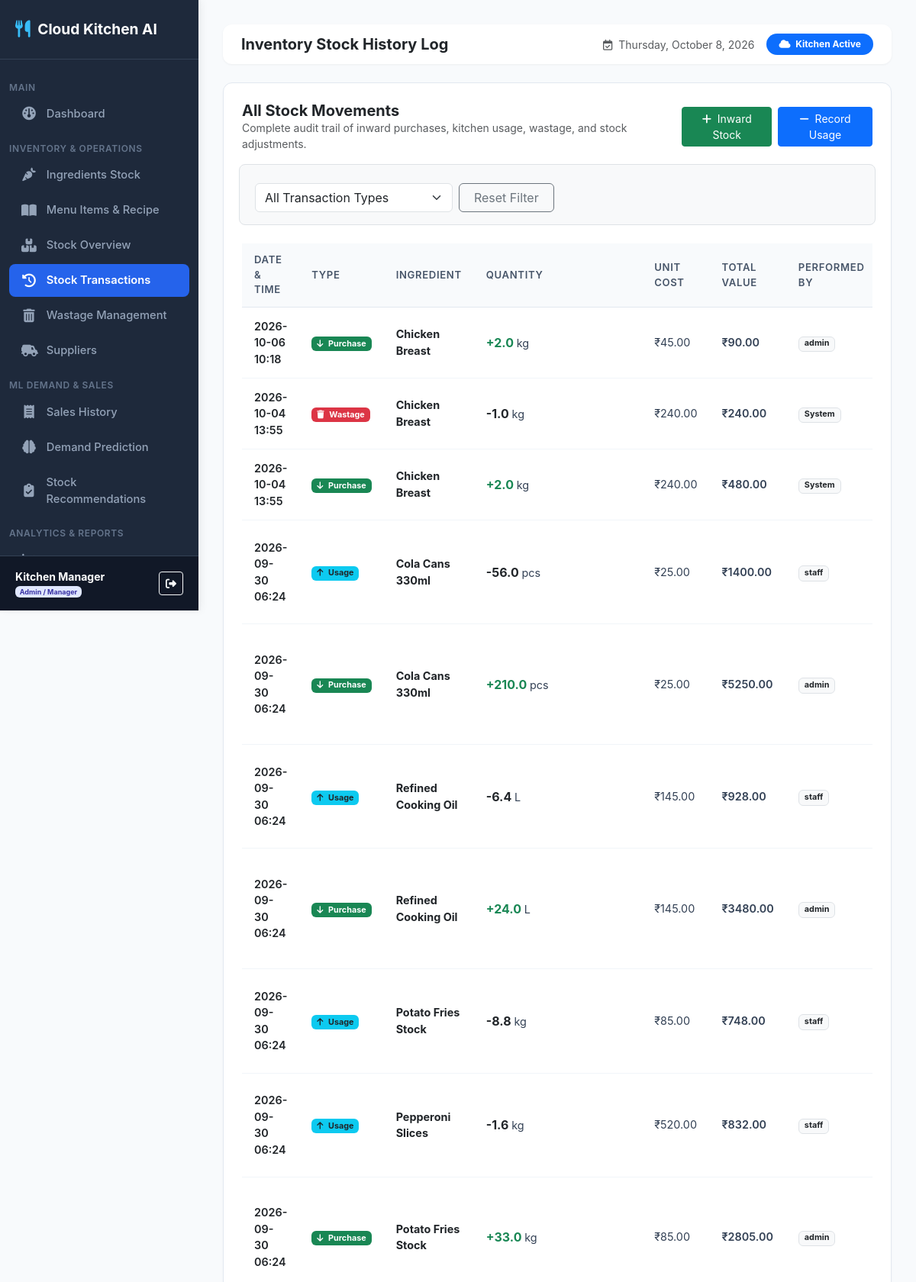
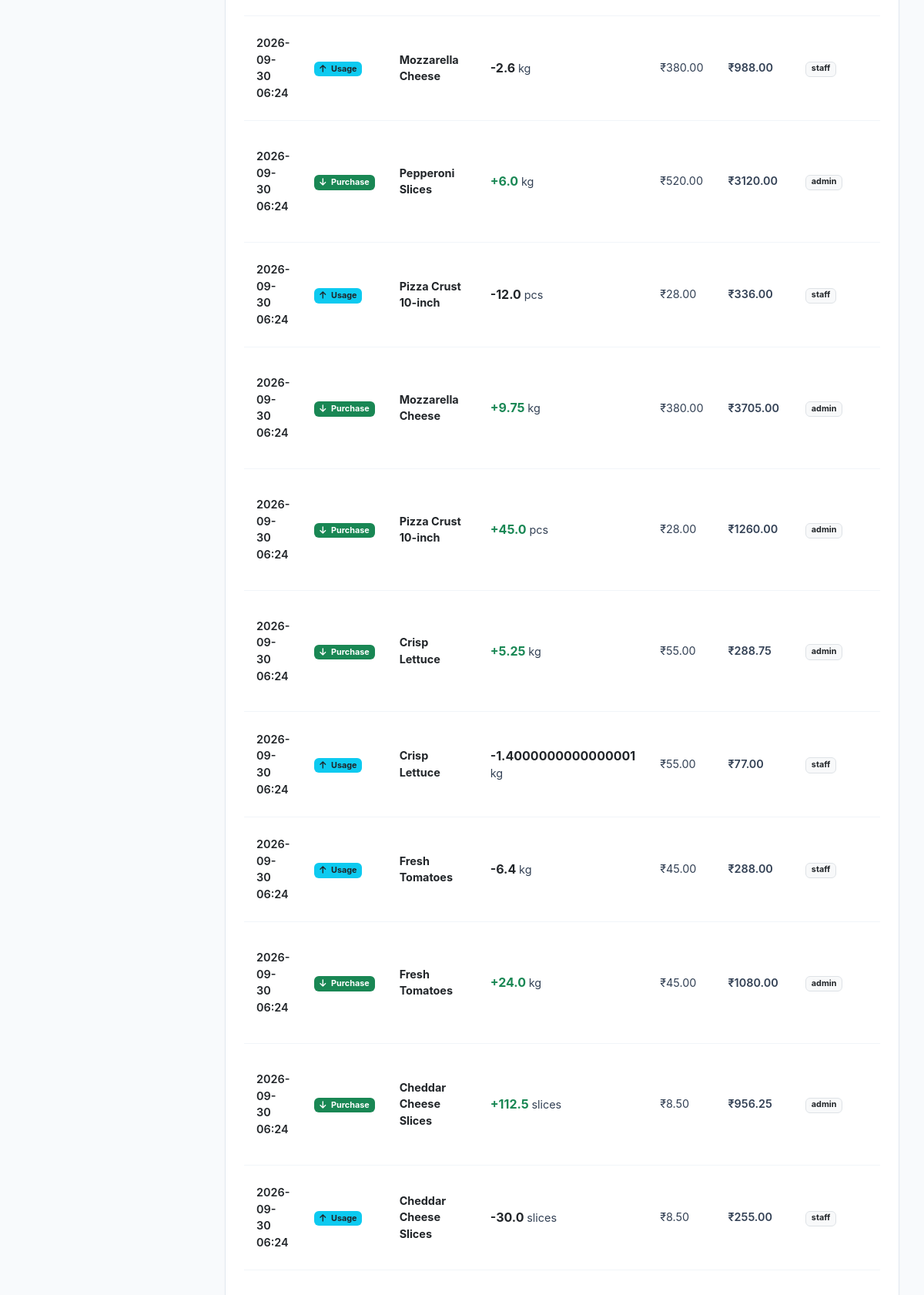
/inventory/transactions/ (signed in, upper part), run on the app's committed database (2 pictures, top to bottom).
### inventory_predictor/models.py (models this page shows, shortened)
class InventoryTransaction(models.Model):
    TRANSACTION_TYPES = (
        ('PURCHASE', 'Stock Purchase (In)'),
        ('USAGE', 'Ingredient Usage (Out)'),
        ('WASTAGE', 'Wastage Deduction'),
        ('ADJUSTMENT', 'Stock Adjustment'),
    )
    ingredient = models.ForeignKey(Ingredient, on_delete=models.CASCADE, related_name='transactions')
    transaction_type = models.CharField(max_length=20, choices=TRANSACTION_TYPES)
    quantity = models.FloatField()
    unit_cost = models.DecimalField(max_digits=10, decimal_places=2, default=0.00)
    total_cost = models.DecimalField(max_digits=10, decimal_places=2, default=0.00)
    performed_by = models.ForeignKey(User, on_delete=models.SET_NULL, null=True, blank=True)
    notes = models.CharField(max_length=255, blank=True, null=True)
    created_at = models.DateTimeField(auto_now_add=True)

class Ingredient(models.Model):
    CATEGORY_CHOICES = (
        ('Vegetables', 'Vegetables'),
        ('Dairy', 'Dairy'),
        ('Meat & Poultry', 'Meat & Poultry'),
        ('Grains & Bread', 'Grains & Bread'),
        ('Sauces & Spices', 'Sauces & Spices'),
        ('Beverages', 'Beverages'),
        ('Packaging', 'Packaging'),
        ('Other', 'Other'),
    )
    name = models.CharField(max_length=100, unique=True)
    category = models.CharField(max_length=50, choices=CATEGORY_CHOICES, default='Vegetables')
    unit = models.CharField(max_length=20, help_text="e.g. kg, g, L, ml, pcs, slices")
    current_quantity = models.FloatField(default=0.0)
    min_stock_level = models.FloatField(default=10.0)
    max_stock_level = models.FloatField(default=100.0)
    unit_cost = models.DecimalField(max_digits=10, decimal_places=2, default=0.00)
    supplier = models.ForeignKey(Supplier, on_delete=models.SET_NULL, null=True, blank=True, related_name='ingredients')
    expiry_date = models.DateField(null=True, blank=True)
    created_at = models.DateTimeField(auto_now_add=True)

### inventory_predictor/views.py (the view)
# urls.py: path('inventory/transactions/', views.inventory_transactions, name='inventory_transactions'),
@login_required
def inventory_transactions(request):
    transactions = InventoryTransaction.objects.select_related('ingredient', 'performed_by').order_by('-created_at')
    tx_type = request.GET.get('type', '')
    if tx_type:
        transactions = transactions.filter(transaction_type=tx_type)
    return render(request, 'inventory_predictor/inventory/transactions.html', {
        'transactions': transactions,
        'selected_type': tx_type
    })

### inventory_predictor/templates/inventory_predictor/inventory/transactions.html (shortened to what this page needs)
{% extends 'inventory_predictor/base.html' %}
{% block page_title %}Inventory Stock History Log{% endblock %}
{% block content %}
<div class="card-box">
    <div class="d-flex flex-column flex-md-row justify-content-between align-items-md-center gap-3 mb-4">
        <div>
            <h5 class="fw-bold m-0 text-dark">All Stock Movements</h5>
            <p class="text-muted small m-0">Complete audit trail of inward purchases, kitchen usage, wastage, and stock adjustments.</p>
        </div>
        <div class="d-flex gap-2">
            <a href="{% url 'add_stock' %}" class="btn btn-success btn-sm"><i class="fa-solid fa-plus me-1"></i> Inward Stock</a>
            <a href="{% url 'record_usage' %}" class="btn btn-primary btn-sm"><i class="fa-solid fa-minus me-1"></i> Record Usage</a>
        </div>
    </div>
    <form method="GET" action="{% url 'inventory_transactions' %}" class="row g-2 mb-4 bg-light p-3 rounded-3 border">
        <div class="col-12 col-md-4">
            <select name="type" class="form-select" onchange="this.form.submit()">
                <option value="">All Transaction Types</option>
            </select>
        </div>
        <div class="col-12 col-md-2">
            <a href="{% url 'inventory_transactions' %}" class="btn btn-outline-secondary w-100">Reset Filter</a>
        </div>
    </form>
    <div class="table-responsive">
        <table class="custom-table">
            <thead>
                <tr>
                    <th>Date & Time</th>
                    <th>Type</th>
                    <th>Ingredient</th>
                    <th>Quantity</th>
                    <th>Unit Cost</th>
                    <th>Total Value</th>
                    <th>Performed By</th>
                </tr>
            </thead>
            <tbody>
                {% for tx in transactions %}
                <tr>
                    <td class="text-dark fw-semibold">{{ tx.created_at|date:"Y-m-d H:i" }}</td>
                    <td>
                        {% if tx.transaction_type == 'PURCHASE' %}
                            <span class="badge bg-success"><i class="fa-solid fa-arrow-down me-1"></i> Purchase</span>
                        {% elif tx.transaction_type == 'USAGE' %}
                            <span class="badge bg-info text-dark"><i class="fa-solid fa-arrow-up me-1"></i> Usage</span>
                        {% elif tx.transaction_type == 'WASTAGE' %}
                            <span class="badge bg-danger"><i class="fa-solid fa-trash me-1"></i> Wastage</span>
                        {% else %}
                            <span class="badge bg-secondary">Adjustment</span>
                        {% endif %}
                    </td>
                    <td class="fw-bold text-dark">{{ tx.ingredient.name }}</td>
                    <td>
                        <span class="fs-6 fw-bold {% if tx.transaction_type == 'PURCHASE' %}text-success{% else %}text-dark{% endif %}">
                            {% if tx.transaction_type == 'PURCHASE' %}+{% else %}-{% endif %}{{ tx.quantity }}
                        </span> {{ tx.ingredient.unit }}
                    </td>
                    <td>₹{{ tx.unit_cost }}</td>
                    <td class="fw-semibold">₹{{ tx.total_cost }}</td>
                    <td><span class="badge bg-light text-dark border">{{ tx.performed_by.username|default:"System" }}</span></td>
                </tr>
                {% empty %}
                <tr>
                    <td colspan="8" class="text-center py-4 text-muted">No stock transactions found.</td>
                </tr>
                {% endfor %}
            </tbody>
        </table>
    </div>
</div>
{% endblock %}

### inventory_predictor/templates/inventory_predictor/base.html (shortened to what this page needs)
{% load static %}
<!DOCTYPE html>
<html lang="en">
<head>
    <link rel="stylesheet" href="{% static 'css/bootstrap.min.css' %}">
    <link rel="stylesheet" href="https://cdn.jsdelivr.net/npm/bootstrap@5.3.2/dist/css/bootstrap.min.css">
    <link rel="stylesheet" href="{% static 'css/fontawesome.min.css' %}">
    <link rel="stylesheet" href="https://cdnjs.cloudflare.com/ajax/libs/font-awesome/6.4.2/css/all.min.css">
    <link rel="stylesheet" href="{% static 'css/style.css' %}">
</head>
<body>
    {% if user.is_authenticated %}
    <nav id="sidebar">
        <div class="sidebar-header">
            <a href="{% url 'dashboard' %}" class="sidebar-brand">
                <i class="fa-solid fa-utensils"></i>
                <span>Cloud Kitchen AI</span>
            </a>
        </div>
        <ul class="sidebar-menu">
            <li class="menu-heading">Main</li>
            <li class="sidebar-item">
                <a href="{% url 'dashboard' %}" class="sidebar-link {% if request.resolver_match.url_name == 'dashboard' %}active{% endif %}">
                    <i class="fa-solid fa-gauge"></i>
                    <span>Dashboard</span>
                </a>
            </li>
            <li class="menu-heading">Inventory & Operations</li>
            <li class="sidebar-item">
                <a href="{% url 'ingredient_list' %}" class="sidebar-link {% if 'ingredient' in request.resolver_match.url_name %}active{% endif %}">
                    <i class="fa-solid fa-carrot"></i>
                    <span>Ingredients Stock</span>
                </a>
            </li>
            <li class="sidebar-item">
                <a href="{% url 'menu_list' %}" class="sidebar-link {% if 'menu' in request.resolver_match.url_name or 'recipe' in request.resolver_match.url_name %}active{% endif %}">
                    <i class="fa-solid fa-book-open"></i>
                    <span>Menu Items & Recipe</span>
                </a>
            </li>
            <li class="sidebar-item">
                <a href="{% url 'inventory_status' %}" class="sidebar-link ">
                    <i class="fa-solid fa-boxes-stacked"></i>
                    <span>Stock Overview</span>
                </a>
            </li>
            <li class="sidebar-item">
                <a href="{% url 'inventory_transactions' %}" class="sidebar-link {% if request.resolver_match.url_name == 'inventory_transactions' %}active{% endif %}">
                    <i class="fa-solid fa-clock-rotate-left"></i>
                    <span>Stock Transactions</span>
                </a>
            </li>
            <li class="sidebar-item">
                <a href="{% url 'wastage_list' %}" class="sidebar-link {% if 'wastage' in request.resolver_match.url_name %}active{% endif %}">
                    <i class="fa-solid fa-trash-can"></i>
                    <span>Wastage Management</span>
                </a>
            </li>
            {% if user.is_superuser or user.profile.role == 'ADMIN' %}
            <li class="sidebar-item">
                <a href="{% url 'supplier_list' %}" class="sidebar-link {% if 'supplier' in request.resolver_match.url_name %}active{% endif %}">
                    <i class="fa-solid fa-truck-field"></i>
                    <span>Suppliers</span>
                </a>
            </li>
            {% endif %}
            <li class="menu-heading">ML Demand & Sales</li>
            <li class="sidebar-item">
                <a href="{% url 'sales_list' %}" class="sidebar-link {% if 'sales' in request.resolver_match.url_name %}active{% endif %}">
                    <i class="fa-solid fa-receipt"></i>
                    <span>Sales History</span>
                </a>
            </li>
            <li class="sidebar-item">
                <a href="{% url 'demand_prediction' %}" class="sidebar-link {% if 'demand_prediction' in request.resolver_match.url_name %}active{% endif %}">
                    <i class="fa-solid fa-brain"></i>
                    <span>Demand Prediction</span>
                </a>
            </li>
            <li class="sidebar-item">
                <a href="{% url 'reorder_recommendations' %}" class="sidebar-link {% if 'reorders' in request.resolver_match.url_name %}active{% endif %}">
                    <i class="fa-solid fa-clipboard-check"></i>
                    <span>Stock Recommendations</span>
                </a>
            </li>
            <li class="menu-heading">Analytics & Reports</li>
            <li class="sidebar-item">
                <a href="{% url 'analytics' %}" class="sidebar-link {% if 'analytics' in request.resolver_match.url_name %}active{% endif %}">
                    <i class="fa-solid fa-chart-line"></i>
                    <span>Analytics</span>
                </a>
            </li>
        </ul>
        <div class="sidebar-user">
            <div class="d-flex align-items-center justify-content-between">
                <div>
                    <div class="fw-bold text-white small">{{ user.get_full_name|default:user.username }}</div>
                    <div class="text-muted text-capitalize" style="font-size: 0.75rem;">
                        {% if user.is_superuser or user.profile.role == 'ADMIN' %}
                            <span class="badge badge-admin">Admin / Manager</span>
                        {% else %}
                            <span class="badge badge-staff">Kitchen Staff</span>
                        {% endif %}
                    </div>
                </div>
                <a href="{% url 'logout' %}" class="btn btn-sm btn-outline-light" title="Logout">
                    <i class="fa-solid fa-right-from-bracket"></i>
                </a>
            </div>
        </div>
    </nav>
    {% endif %}
    <main id="content" {% if not user.is_authenticated %}style="margin-left: 0;"{% endif %}>
        {% if user.is_authenticated %}
        <div class="navbar-custom d-flex justify-content-between align-items-center">
            <div class="d-flex align-items-center gap-3">
                <h5 class="m-0 fw-bold text-dark">{% block page_title %}Dashboard{% endblock %}</h5>
            </div>
            <div class="d-flex align-items-center gap-3">
                <span class="text-muted small d-none d-md-inline">
                    <i class="fa-regular fa-calendar-check me-1"></i> {% now "l, F j, Y" %}
                </span>
                <span class="badge bg-primary rounded-pill px-3 py-2">
                    <i class="fa-solid fa-cloud me-1"></i> Kitchen Active
                </span>
            </div>
        </div>
        {% endif %}
        {% block content %}{% endblock %}
    </main>
</body>
</html>

### inventory_predictor/static/css/style.css (style rules this page uses)
:root { --sidebar-width: 260px; --sidebar-bg: #1e293b; --sidebar-color: #94a3b8; --sidebar-active-bg: #2563eb; --sidebar-active-color: #ffffff; --body-bg: #f8fafc; --card-border-radius: 12px; --primary-color: #2563eb; }
body { font-family: 'Inter', system-ui, -apple-system, sans-serif; background-color: var(--body-bg); color: #334155; margin: 0; padding: 0; overflow-x: hidden; }
#sidebar { width: var(--sidebar-width); height: 100vh; position: fixed; top: 0; left: 0; background: var(--sidebar-bg); color: var(--sidebar-color); z-index: 1000; transition: all 0.3s ease; display: flex; flex-direction: column; box-shadow: 4px 0 10px rgba(0, 0, 0, 0.05); }
.sidebar-header { padding: 1.5rem 1.25rem; border-bottom: 1px solid #334155; }
.sidebar-brand { font-size: 1.2rem; font-weight: 700; color: #ffffff; text-decoration: none; display: flex; align-items: center; gap: 0.6rem; }
.sidebar-brand i { color: #38bdf8; font-size: 1.4rem; }
ul, li { list-style: none; }
.sidebar-menu { list-style: none !important; padding: 1rem 0.75rem !important; margin: 0 !important; flex-grow: 1; overflow-y: auto; }
.menu-heading { font-size: 0.75rem; text-transform: uppercase; letter-spacing: 0.05em; color: #64748b; padding: 0.75rem 1rem 0.25rem 1rem; font-weight: 600; }
.sidebar-item { margin-bottom: 0.2rem; }
.sidebar-link { display: flex; align-items: center; gap: 0.8rem; padding: 0.65rem 1rem; color: var(--sidebar-color); text-decoration: none; border-radius: 8px; font-size: 0.92rem; font-weight: 500; transition: all 0.2s ease; }
.sidebar-link.active { background: var(--sidebar-active-bg); color: var(--sidebar-active-color); font-weight: 600; }
.sidebar-link i { font-size: 1.1rem; width: 20px; text-align: center; }
.sidebar-user { padding: 1rem 1.25rem; border-top: 1px solid #334155; background: #111827; }
#content { margin-left: var(--sidebar-width); min-height: 100vh; padding: 2rem; transition: all 0.3s ease; }
.navbar-custom { background: #ffffff; box-shadow: 0 1px 3px rgba(0,0,0,0.05); border-radius: 12px; padding: 0.75rem 1.5rem; margin-bottom: 1.5rem; }
.card-box { background: #ffffff; border-radius: var(--card-border-radius); border: 1px solid #e2e8f0; padding: 1.5rem; margin-bottom: 1.5rem; box-shadow: 0 2px 4px rgba(0,0,0,0.02); }
.custom-table { width: 100%; border-collapse: separate; border-spacing: 0; }
.custom-table th { background: #f8fafc; color: #475569; font-weight: 600; font-size: 0.82rem; text-transform: uppercase; letter-spacing: 0.05em; padding: 0.75rem 1rem; border-bottom: 1px solid #e2e8f0; }
.custom-table td { padding: 0.85rem 1rem; border-bottom: 1px solid #f1f5f9; font-size: 0.9rem; vertical-align: middle; }
.badge-admin { background: #e0e7ff; color: #3730a3; }

### data on the page
InventoryTransaction: created_at "2026-10-06 10:18", transaction_type "PURCHASE" (drawn), ingredient.name "Chicken Breast", quantity "2.0", ingredient.unit "kg", unit_cost "45.00", total_cost "90.00", performed_by.username "admin"
InventoryTransaction: created_at "2026-10-04 13:55", transaction_type "WASTAGE" (drawn), ingredient.name "Chicken Breast", quantity "1.0", ingredient.unit "kg", unit_cost "240.00", total_cost "240.00", performed_by.username "System"
InventoryTransaction: created_at "2026-10-04 13:55", transaction_type "PURCHASE" (drawn), ingredient.name "Chicken Breast", quantity "2.0", ingredient.unit "kg", unit_cost "240.00", total_cost "480.00", performed_by.username "System"
InventoryTransaction: created_at "2026-09-30 06:24", transaction_type "USAGE" (drawn), ingredient.name "Cola Cans 330ml", quantity "56.0", ingredient.unit "pcs", unit_cost "25.00", total_cost "1400.00", performed_by.username "staff"
InventoryTransaction: created_at "2026-09-30 06:24", transaction_type "PURCHASE" (drawn), ingredient.name "Cola Cans 330ml", quantity "210.0", ingredient.unit "pcs", unit_cost "25.00", total_cost "5250.00", performed_by.username "admin"
InventoryTransaction: created_at "2026-09-30 06:24", transaction_type "USAGE" (drawn), ingredient.name "Refined Cooking Oil", quantity "6.4", ingredient.unit "L", unit_cost "145.00", total_cost "928.00", performed_by.username "staff"
InventoryTransaction: created_at "2026-09-30 06:24", transaction_type "PURCHASE" (drawn), ingredient.name "Refined Cooking Oil", quantity "24.0", ingredient.unit "L", unit_cost "145.00", total_cost "3480.00", performed_by.username "admin"
InventoryTransaction: created_at "2026-09-30 06:24", transaction_type "USAGE" (drawn), ingredient.name "Potato Fries Stock", quantity "8.8", ingredient.unit "kg", unit_cost "85.00", total_cost "748.00", performed_by.username "staff"
InventoryTransaction: created_at "2026-09-30 06:24", transaction_type "USAGE" (drawn), ingredient.name "Pepperoni Slices", quantity "1.6", ingredient.unit "kg", unit_cost "520.00", total_cost "832.00", performed_by.username "staff"
InventoryTransaction: created_at "2026-09-30 06:24", transaction_type "PURCHASE" (drawn), ingredient.name "Potato Fries Stock", quantity "33.0", ingredient.unit "kg", unit_cost "85.00", total_cost "2805.00", performed_by.username "admin"
InventoryTransaction: created_at "2026-09-30 06:24", transaction_type "USAGE" (drawn), ingredient.name "Mozzarella Cheese", quantity "2.6", ingredient.unit "kg", unit_cost "380.00", total_cost "988.00", performed_by.username "staff"
InventoryTransaction: created_at "2026-09-30 06:24", transaction_type "PURCHASE" (drawn), ingredient.name "Pepperoni Slices", quantity "6.0", ingredient.unit "kg", unit_cost "520.00", total_cost "3120.00", performed_by.username "admin"
InventoryTransaction: created_at "2026-09-30 06:24", transaction_type "USAGE" (drawn), ingredient.name "Pizza Crust 10-inch", quantity "12.0", ingredient.unit "pcs", unit_cost "28.00", total_cost "336.00", performed_by.username "staff"
InventoryTransaction: created_at "2026-09-30 06:24", transaction_type "PURCHASE" (drawn), ingredient.name "Mozzarella Cheese", quantity "9.75", ingredient.unit "kg", unit_cost "380.00", total_cost "3705.00", performed_by.username "admin"
InventoryTransaction: created_at "2026-09-30 06:24", transaction_type "PURCHASE" (drawn), ingredient.name "Pizza Crust 10-inch", quantity "45.0", ingredient.unit "pcs", unit_cost "28.00", total_cost "1260.00", performed_by.username "admin"
InventoryTransaction: created_at "2026-09-30 06:24", transaction_type "PURCHASE" (drawn), ingredient.name "Crisp Lettuce", quantity "5.25", ingredient.unit "kg", unit_cost "55.00", total_cost "288.75", performed_by.username "admin"
InventoryTransaction: created_at "2026-09-30 06:24", transaction_type "USAGE" (drawn), ingredient.name "Crisp Lettuce", quantity "1.4000000000000001", ingredient.unit "kg", unit_cost "55.00", total_cost "77.00", performed_by.username "staff"
InventoryTransaction: created_at "2026-09-30 06:24", transaction_type "USAGE" (drawn), ingredient.name "Fresh Tomatoes", quantity "6.4", ingredient.unit "kg", unit_cost "45.00", total_cost "288.00", performed_by.username "staff"
InventoryTransaction: created_at "2026-09-30 06:24", transaction_type "PURCHASE" (drawn), ingredient.name "Fresh Tomatoes", quantity "24.0", ingredient.unit "kg", unit_cost "45.00", total_cost "1080.00", performed_by.username "admin"
InventoryTransaction: created_at "2026-09-30 06:24", transaction_type "PURCHASE" (drawn), ingredient.name "Cheddar Cheese Slices", quantity "112.5", ingredient.unit "slices", unit_cost "8.50", total_cost "956.25", performed_by.username "admin"
InventoryTransaction: created_at "2026-09-30 06:24", transaction_type "USAGE" (drawn), ingredient.name "Cheddar Cheese Slices", quantity "30.0", ingredient.unit "slices", unit_cost "8.50", total_cost "255.00", performed_by.username "staff"

### other printed values
{{ user.get_full_name|default:user.username }} "Kitchen Manager"
